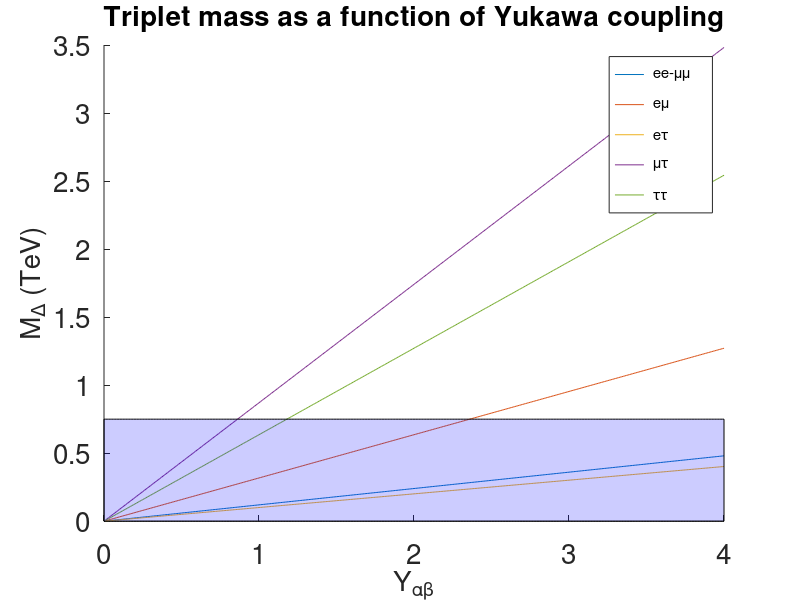

Here is the MATLAB script that generated this plot:
% Non-unitarity project
% (C) Timo Karkkainen 2017 (last modified 10.10.17)
clear;
fs=20; % Font size for the plots
Gf = 1.1664e-5*1.0e-18; % Fermi constant in eV^-2
% Values from 0907.0097 (Blennow-Fernandez-Martinez) Model-independent NSI
% (Experimental limits)
eps_ee = 4.2;
eps_emu = 0.3;
eps_etau = 3.0;
eps_mutau = 0.04;
eps_tautau = 0.15;
eps_all = [eps_ee eps_emu eps_etau eps_mutau eps_tautau];

Ymax = 3.5449; % Raja ei-perturbatiivisuudelle: sqrt(4*pi) = 3.5449...
Yrange = 0.01:0.01:4;
M = zeros(1,length(Yrange));
figure; hold on;
for eps=eps_all
    j=1;
    for Y=Yrange
        M(j) = Y/(8*Gf^2*eps^2)^(1/4);
        if(eps == eps_ee || eps == eps_tautau)
           M(j) = M(j)*sqrt(2); 
        end
        j=j+1;
    end
    plot(Yrange,M*1e-12);
    fprintf('Upper limit for triplet mass: %.2f TeV\n', M(354)*1e-12);
    %plot(Yrange,M*1e-12,'-r','LineWidth',2);
end
set(gca,'FontSize',fs);

y1 = ones(1,length(Yrange))*0.75;
yl = ylim; % Minimum and maximum value of y-axis
xl = xlim; % and x
xm = (xl(1)+xl(2))/2; % middle value of x-axis
xm = 0.5*xm;
yupper = ones(1,length(Yrange))*0;
Yrange = [(2*Yrange(1) - Yrange(2)) Yrange];
X=[Yrange,fliplr(Yrange)];
Y=[y1,y1(1),yupper(1),fliplr(yupper)];
h=fill(X,Y,'b');
set(h,'facealpha',.2)


legend('{\fontsize{15} ee-\mu\mu}','{\fontsize{15} e\mu}','{\fontsize{15} e\tau}','{\fontsize{15} \mu\tau}','{\fontsize{15} \tau\tau}','Location','NorthEast');
xlabel('Y_{\alpha\beta}','FontSize',fs);
ylabel('M_{\Delta} (TeV)','FontSize',fs);
title('Triplet mass as a function of Yukawa coupling','FontSize',fs);

%ylim([1e9 1e10])
%xlim([0 1])